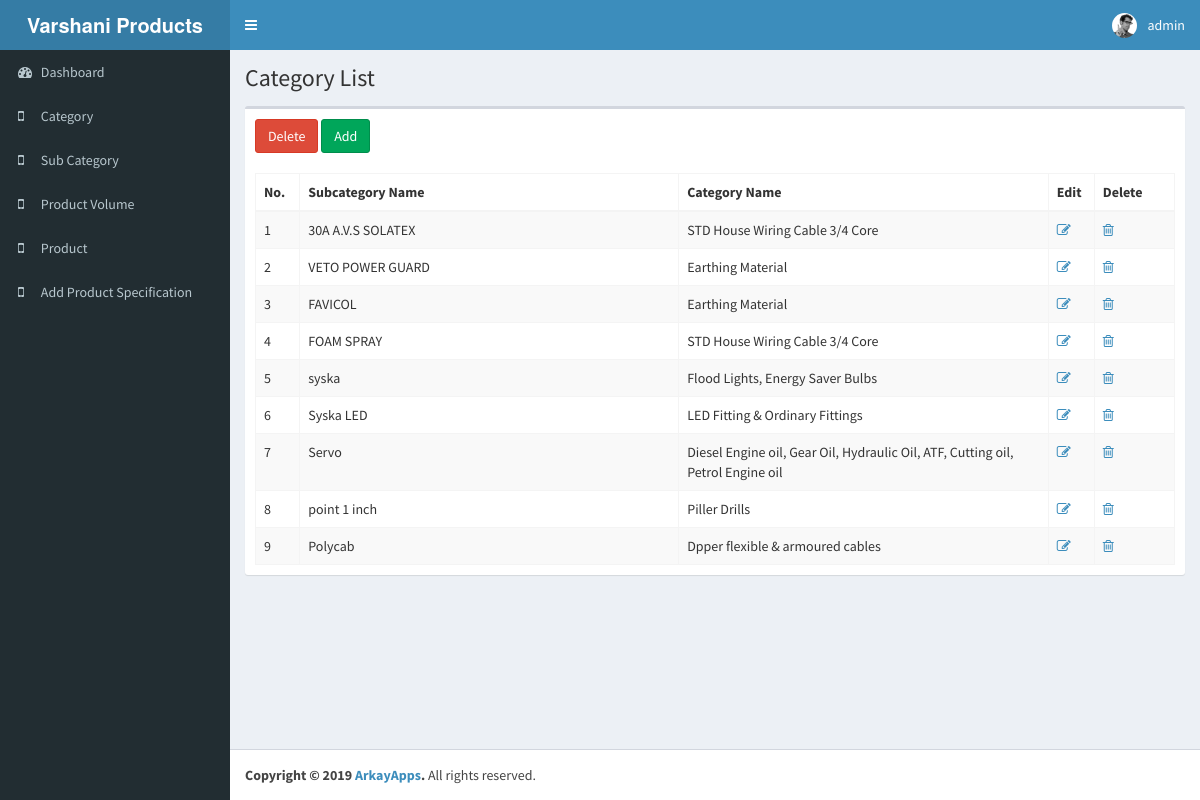
Screenshot of /sub_category.php (signed in) with the database file from the repository.
### tables this page shows
CREATE TABLE `sub_category` (
  `SubCateID` int(11) NOT NULL,
  `SubCateName` varchar(255) NOT NULL,
  `CategoryID` int(11) NOT NULL
);

CREATE TABLE `category` (
  `CategoryID` int(11) NOT NULL,
  `CategoryName` varchar(255) NOT NULL,
  `CatImg` varchar(255) NOT NULL,
  `CatDis` text NOT NULL,
  `isheader` varchar(20) NOT NULL DEFAULT 'false'
);

### include/config.php (called while the page is built, shortened)
<?php
class DbConnect {
    public $link;
    function __construct() {
        $DatabHost = ENVOIRNMENT == 'local' ? LOCAL_DB_SERVER : DB_SERVER;
        $DatabUser = ENVOIRNMENT == 'local' ? LOCAL_DB_SERVER_USERNAME : DB_SERVER_USERNAME;
        $DatabPassword = ENVOIRNMENT == 'local' ? LOCAL_DB_SERVER_PASSWORD : DB_SERVER_PASSWORD;
        $DatabName = ENVOIRNMENT == 'local' ? LOCAL_DB_DATABASE : DB_DATABASE;
        $this->link = @mysqli_connect($DatabHost, $DatabUser, $DatabPassword, $DatabName);
    }
    function Query($sql) {
        $sql = trim($sql);
        $result = mysqli_query($this->link, $sql) or die(mysqli_error($this->link));
        return $result;
    }
}
$dbc = new DbConnect();

### sub_category.php (the view, shortened to what this page needs)
<?php
include('include/header.php');
include('include/left.php');
?>
<div class="content-wrapper">
    <section class="content-header">
        <h1>Category List</h1>
    </section>
    <div class="content">
        <div class="row">
            <div class="col-xs-12">
                <div class="box">
                    <form role="form" id="category_form" method="post" enctype="multipart/form-data">
                        <div class="box-header">
                            <a href="javascript:;" class="btn btn-danger deleteall" onclick="checkChecked()">Delete</a>
                            <a href="add_sub_category.php" class="btn btn-success">Add</a>
                        </div>
                        <div class="box-body">
                            <table id="example2" class="table table-bordered table-striped">
                                <thead>
                                <tr>
                                    <th>No.</th>
                                    <th>Subcategory Name</th>
                                    <th>Category Name</th>
                                    <th>Edit</th>
                                    <th>Delete&nbsp;</th>
                                </tr>
                                </thead>
                                <tbody>
                                <?php
                                $Srno = 0;
                                $query = "SELECT * FROM sub_category join category on sub_category.CategoryID=category.CategoryID";
                                $result = $dbc->Query($query);
                                if ($result->num_rows > 0) {
                                while ($row = $result->fetch_assoc()) {
                                $Srno++;
                                ?>
                                <tr>
                                    <td style="width:50px"><?php echo $Srno; ?></td>
                                    <td style="width:650px"><?php echo $row["SubCateName"] ?></td>
                                    <td style="width:650px"><?php echo $row["CategoryName"] ?></td>
                                    <td style="width:50px"><a href="add_sub_category.php?id=<?php echo $row['SubCateID']; ?>"><i class="fa fa-edit"></i></a></td>
                                    <td style="width:100px"><a href="sub_category.php?id_delete=<?php echo $row['SubCateID']; ?>"><i class="fa fa-trash-o"></i></a></td><?php } } ?>
                                </tbody>
                            </table>
                        </div>
                    </form>
                </div>
            </div>
        </div>
    </div>
</div>
<?php
include('include/footer.php');
?>

### rows the page displays
sub_category: SubCateName "30A A.V.S SOLATEX", CategoryID.CategoryName "STD House Wiring Cable 3/4 Core"
sub_category: SubCateName "VETO POWER GUARD", CategoryID.CategoryName "Earthing Material"
sub_category: SubCateName "FAVICOL", CategoryID.CategoryName "Earthing Material"
sub_category: SubCateName "FOAM SPRAY", CategoryID.CategoryName "STD House Wiring Cable 3/4 Core"
sub_category: SubCateName "syska", CategoryID.CategoryName "Flood Lights, Energy Saver Bulbs"
sub_category: SubCateName "Syska LED", CategoryID.CategoryName "LED Fitting & Ordinary Fittings"
sub_category: SubCateName "Servo", CategoryID.CategoryName "Diesel Engine oil, Gear Oil, Hydraulic Oil, ATF, Cutting oil, Petrol Engine oil"
sub_category: SubCateName "point 1 inch", CategoryID.CategoryName "Piller Drills"
sub_category: SubCateName "Polycab", CategoryID.CategoryName "Dpper flexible & armoured cables"

### other values shown
APP_NAME "Varshani Products"
$_SESSION['unm'] "admin"
